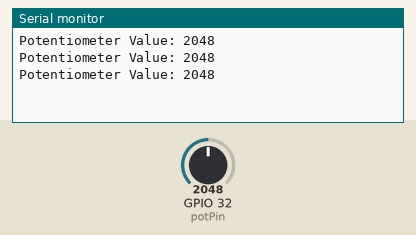
Simulated run of this sketch. Board: ESP32. Shown: the last lines printed to the serial monitor. Inputs (shaded band) come from the test bench; at power-on: GPIO 32 (potPin) = 2048.

Above: at 1.3 s.
1.4 s: GPIO 32 (potPin) set to 2866
At 1.9 s:
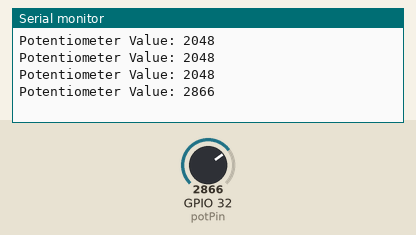
2.9 s: GPIO 32 (potPin) set to 3603
At 3.4 s:
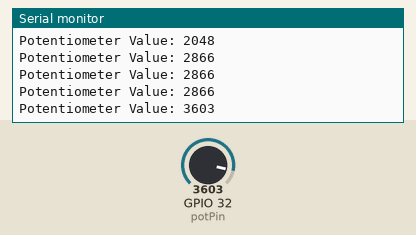
Timing chart, 0 to 5.9 s (numbered marks = the images above; inputs shaded):
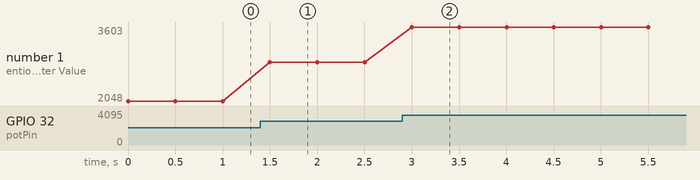

Measured:
- after the input at 1.4 s, the serial monitor: prints a new line after 0.10 s (image 1)
- after the input at 2.9 s, the serial monitor: prints a new line after 0.10 s (image 2)
- plotted number 1: 2048 → 2866 after the input at 1.4 s, 2866 → 3603 after the input at 2.9 s

The sketch:

sketch_jul1a.ino
```cpp
const int potPin = 32;


void setup() {
  Serial.begin(115200);


}

void loop() {
  int potValue = analogRead(potPin);

  Serial.print("Potentiometer Value: ");
  Serial.println(potValue);

  delay(500);

}
```
